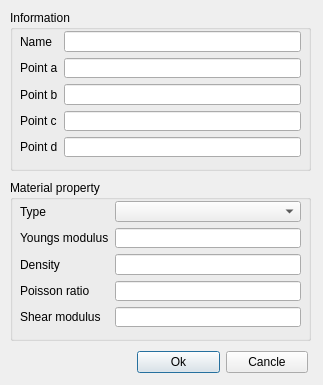
<?xml version="1.0" encoding="UTF-8"?>
<ui version="4.0">
 <class>DLG_MAKEPLANE</class>
 <widget class="QDialog" name="DLG_MAKEPLANE">
  <property name="geometry">
   <rect>
    <x>0</x>
    <y>0</y>
    <width>323</width>
    <height>385</height>
   </rect>
  </property>
  <property name="windowTitle">
   <string>Make plane object</string>
  </property>
  <widget class="QWidget" name="layoutWidget">
   <property name="geometry">
    <rect>
     <x>137</x>
     <y>350</y>
     <width>171</width>
     <height>25</height>
    </rect>
   </property>
   <layout class="QHBoxLayout" name="horizontalLayout">
    <item>
     <widget class="QPushButton" name="PB_Ok">
      <property name="text">
       <string>Ok</string>
      </property>
     </widget>
    </item>
    <item>
     <widget class="QPushButton" name="PB_Cancle">
      <property name="text">
       <string>Cancle</string>
      </property>
     </widget>
    </item>
   </layout>
  </widget>
  <widget class="QGroupBox" name="GB_Information">
   <property name="geometry">
    <rect>
     <x>10</x>
     <y>10</y>
     <width>301</width>
     <height>161</height>
    </rect>
   </property>
   <property name="title">
    <string>Information</string>
   </property>
   <widget class="QWidget" name="">
    <property name="geometry">
     <rect>
      <x>10</x>
      <y>21</y>
      <width>281</width>
      <height>126</height>
     </rect>
    </property>
    <layout class="QGridLayout" name="gridLayout_2">
     <item row="0" column="0">
      <widget class="QLabel" name="L_Name">
       <property name="text">
        <string>Name</string>
       </property>
      </widget>
     </item>
     <item row="0" column="1">
      <widget class="QLineEdit" name="LE_Name"/>
     </item>
     <item row="1" column="0">
      <widget class="QLabel" name="L_Point_a">
       <property name="text">
        <string>Point a</string>
       </property>
      </widget>
     </item>
     <item row="1" column="1">
      <widget class="QLineEdit" name="LE_Point_a"/>
     </item>
     <item row="2" column="0">
      <widget class="QLabel" name="L_Point_b">
       <property name="text">
        <string>Point b</string>
       </property>
      </widget>
     </item>
     <item row="2" column="1">
      <widget class="QLineEdit" name="LE_Point_b"/>
     </item>
     <item row="3" column="0">
      <widget class="QLabel" name="L_Point_c">
       <property name="text">
        <string>Point c</string>
       </property>
      </widget>
     </item>
     <item row="3" column="1">
      <widget class="QLineEdit" name="LE_Point_c"/>
     </item>
     <item row="4" column="0">
      <widget class="QLabel" name="L_Point_d">
       <property name="text">
        <string>Point d</string>
       </property>
      </widget>
     </item>
     <item row="4" column="1">
      <widget class="QLineEdit" name="LE_Point_d"/>
     </item>
    </layout>
   </widget>
  </widget>
  <widget class="QGroupBox" name="GB_MaterialProperty">
   <property name="geometry">
    <rect>
     <x>10</x>
     <y>180</y>
     <width>301</width>
     <height>161</height>
    </rect>
   </property>
   <property name="title">
    <string>Material property</string>
   </property>
   <widget class="QWidget" name="layoutWidget_3">
    <property name="geometry">
     <rect>
      <x>10</x>
      <y>21</y>
      <width>281</width>
      <height>126</height>
     </rect>
    </property>
    <layout class="QGridLayout" name="gridLayout">
     <item row="0" column="0">
      <widget class="QLabel" name="L_Type">
       <property name="text">
        <string>Type</string>
       </property>
      </widget>
     </item>
     <item row="0" column="1">
      <widget class="QComboBox" name="CB_Type"/>
     </item>
     <item row="1" column="0">
      <widget class="QLabel" name="L_YoungsModulus">
       <property name="text">
        <string>Youngs modulus</string>
       </property>
      </widget>
     </item>
     <item row="1" column="1">
      <widget class="QLineEdit" name="LE_Youngs"/>
     </item>
     <item row="2" column="0">
      <widget class="QLabel" name="L_Density">
       <property name="text">
        <string>Density</string>
       </property>
      </widget>
     </item>
     <item row="2" column="1">
      <widget class="QLineEdit" name="LE_Density"/>
     </item>
     <item row="3" column="0">
      <widget class="QLabel" name="L_PoissonRatio">
       <property name="text">
        <string>Poisson ratio</string>
       </property>
      </widget>
     </item>
     <item row="3" column="1">
      <widget class="QLineEdit" name="LE_PoissonRatio"/>
     </item>
     <item row="4" column="0">
      <widget class="QLabel" name="L_ShearModulus">
       <property name="text">
        <string>Shear modulus</string>
       </property>
      </widget>
     </item>
     <item row="4" column="1">
      <widget class="QLineEdit" name="LE_ShearModulus"/>
     </item>
    </layout>
   </widget>
  </widget>
 </widget>
 <tabstops>
  <tabstop>LE_Name</tabstop>
  <tabstop>LE_Point_a</tabstop>
  <tabstop>LE_Point_b</tabstop>
  <tabstop>LE_Point_c</tabstop>
  <tabstop>LE_Point_d</tabstop>
  <tabstop>CB_Type</tabstop>
  <tabstop>LE_Youngs</tabstop>
  <tabstop>LE_Density</tabstop>
  <tabstop>LE_PoissonRatio</tabstop>
  <tabstop>LE_ShearModulus</tabstop>
  <tabstop>PB_Ok</tabstop>
  <tabstop>PB_Cancle</tabstop>
 </tabstops>
 <resources/>
 <connections/>
</ui>
